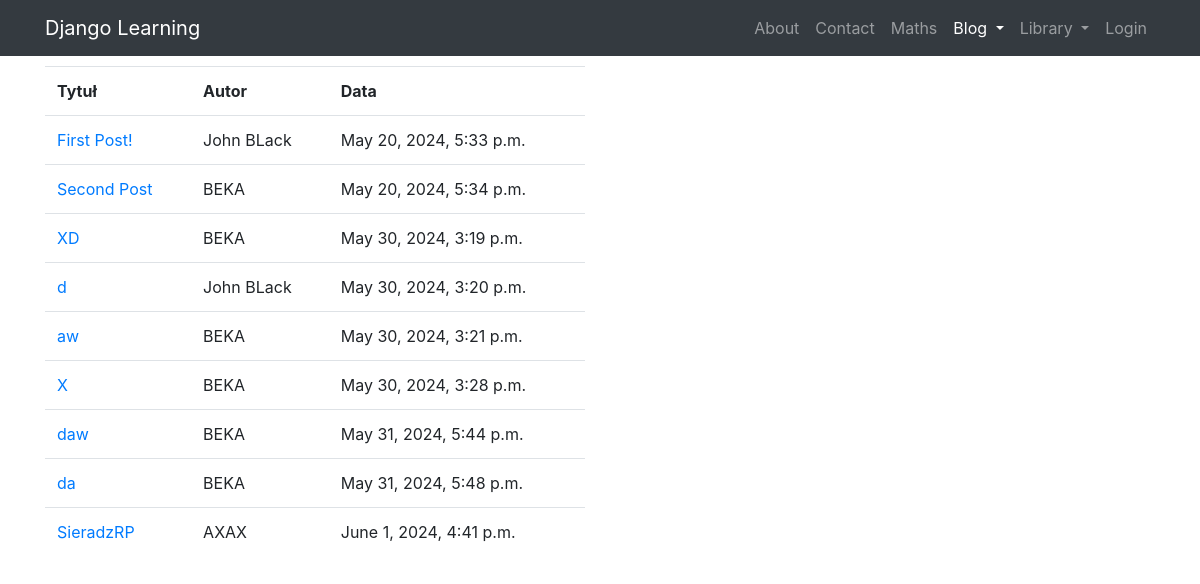
The page /posts/all-posts/ on the database as committed earlier.
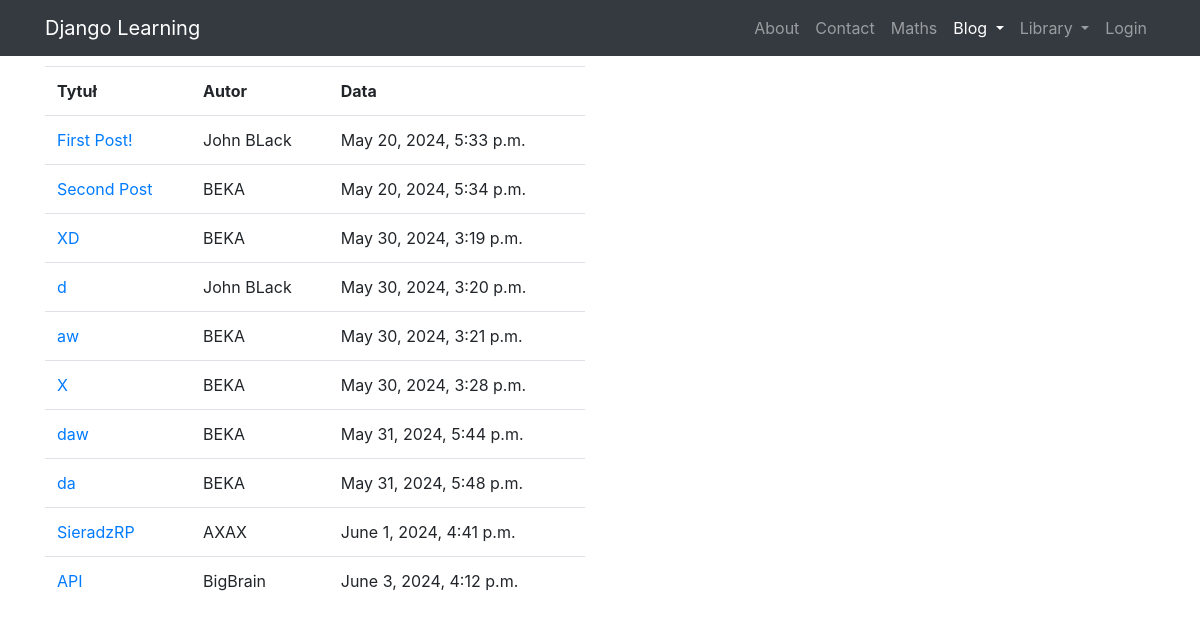
The same page on the database as committed later.
### posts/models.py (models this page shows, shortened)
class Post(models.Model):
    title = models.CharField(max_length=100, null=False)
    content = models.TextField(null=False)
    created = models.DateTimeField(auto_now_add=True,null=False)
    modified = models.DateTimeField(auto_now=True,null=False)
    image = models.ImageField(upload_to='photos/%Y/%m/%d', null=True, blank=True, default=None)
    author = models.ForeignKey(
        'posts.author',
        on_delete=models.CASCADE,
        null=False,
        blank=False,
    )
    tags = models.ManyToManyField('posts.Tag', related_name='posts')

class Author(models.Model):
    nick = models.CharField(max_length=50, unique=True, null=False)
    email = models.EmailField(null=False, unique=True)
    author_bio = models.TextField(blank=True)

### posts/templates/post_list.html (shortened to what this page needs)
{% extends "main.html" %}
{% load bootstrap4 %}
{% block content %}
   <div class="row">
       <div class="col-6">
           <table class="table">
           <tr>
               <th>Tytuł</th>
               <th>Autor</th>
               <th>Data</th>
           </tr>
               {% for p in post_list %}
                   <tr>
                       <td><a href="{% url 'posts:details' p.id %}">{{ p.title }}</a></td>
                       <td>{{ p.author.nick }}</td>
                       <td>{{ p.created }}</td>
                   </tr>
               {% endfor %}
           </table>
       </div>
       <div class="col-6">
       </div>
   </div>
{% endblock %}

Rows that differ between the two databases and show on the page:
added Post: title "API", author.nick "BigBrain", created "June 3, 2024, 4:12 p.m."
